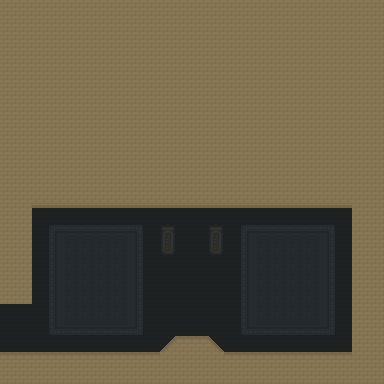

A 2D game scene composited from a Tiled map and its tileset images. What follows is a short description and the map's XML, with every tile layer's data as written:
An orthogonal 24x24 tile map with 16x16 px tiles, 5 tile layers (background, decor, platforms, walls, ...) and 5 objects (exit, upgrade, spawn, trigger).

<map version="1.0" orientation="orthogonal" renderorder="right-down" width="24" height="24" tilewidth="16" tileheight="16" nextobjectid="16">
 <tileset firstgid="1" source="../../tileset.tsx" />
 <layer name="background" width="24" height="24">
  <data encoding="csv">
81,81,81,81,81,81,81,81,81,81,81,81,81,81,81,81,81,81,81,81,81,81,81,81,
81,81,81,81,81,81,81,81,81,81,81,81,81,81,81,81,81,81,81,81,81,81,81,81,
81,81,81,81,81,81,81,81,81,81,81,81,81,81,81,81,81,81,81,81,81,81,81,81,
81,81,81,81,81,81,81,81,81,81,81,81,81,81,81,81,81,81,81,81,81,81,81,81,
81,81,81,81,81,81,81,81,81,81,81,81,81,81,81,81,81,81,81,81,81,81,81,81,
81,81,81,81,81,81,81,81,81,81,81,81,81,81,81,81,81,81,81,81,81,81,81,81,
81,81,81,81,81,81,81,81,81,81,81,81,81,81,81,81,81,81,81,81,81,81,81,81,
81,81,81,81,81,81,81,81,81,81,81,81,81,81,81,81,81,81,81,81,81,81,81,81,
81,81,81,81,81,81,81,81,81,81,81,81,81,81,81,81,81,81,81,81,81,81,81,81,
81,81,81,81,81,81,81,81,81,81,81,81,81,81,81,81,81,81,81,81,81,81,81,81,
81,81,81,81,81,81,81,81,81,81,81,81,81,81,81,81,81,81,81,81,81,81,81,81,
81,81,81,81,81,81,81,81,81,81,81,81,81,81,81,81,81,81,81,81,81,81,81,81,
81,81,81,81,81,81,81,81,81,81,81,81,81,81,81,81,81,81,81,81,81,81,81,81,
81,81,81,81,81,81,81,81,81,81,81,81,81,81,81,81,81,81,81,81,81,81,81,81,
81,81,81,41,43,43,43,43,42,81,67,81,81,67,81,41,43,43,43,43,42,81,81,81,
81,81,81,63,82,82,82,82,44,81,87,81,81,87,81,63,82,82,82,82,44,81,81,81,
81,81,81,63,82,82,82,82,44,81,81,81,81,81,81,63,82,82,82,82,44,81,81,81,
81,81,81,63,82,82,82,82,44,81,81,81,81,81,81,63,82,82,82,82,44,81,81,81,
81,81,81,63,82,82,82,82,44,81,81,81,81,81,81,63,82,82,82,82,44,81,81,81,
81,81,81,63,82,82,82,82,44,81,81,81,81,81,81,63,82,82,82,82,44,81,81,81,
81,81,81,61,64,64,64,64,62,81,81,81,81,81,81,61,64,64,64,64,62,81,81,81,
81,81,81,81,81,81,81,81,81,81,81,81,81,81,81,81,81,81,81,81,81,81,81,81,
81,81,81,81,81,81,81,81,81,81,81,81,81,81,81,81,81,81,81,81,81,81,81,81,
81,81,81,81,81,81,81,81,81,81,81,81,81,81,81,81,81,81,81,81,81,81,81,81
</data>
 </layer>
 <layer name="decor" width="24" height="24">
  <data encoding="csv">
0,0,0,0,0,0,0,0,0,0,0,0,0,0,0,0,0,0,0,0,0,0,0,0,
0,0,0,0,0,0,0,0,0,0,0,0,0,0,0,0,0,0,0,0,0,0,0,0,
0,0,0,0,0,0,0,0,0,0,0,0,0,0,0,0,0,0,0,0,0,0,0,0,
0,0,0,0,0,0,0,0,0,0,0,0,0,0,0,0,0,0,0,0,0,0,0,0,
0,0,0,0,0,0,0,0,0,0,0,0,0,0,0,0,0,0,0,0,0,0,0,0,
0,0,0,0,0,0,0,0,0,0,0,0,0,0,0,0,0,0,0,0,0,0,0,0,
0,0,0,0,0,0,0,0,0,0,0,0,0,0,0,0,0,0,0,0,0,0,0,0,
0,0,0,0,0,0,0,0,0,0,0,0,0,0,0,0,0,0,0,0,0,0,0,0,
0,0,0,0,0,0,0,0,0,0,0,0,0,0,0,0,0,0,0,0,0,0,0,0,
0,0,0,0,0,0,0,0,0,0,0,0,0,0,0,0,0,0,0,0,0,0,0,0,
0,0,0,0,0,0,0,0,0,0,0,0,0,0,0,0,0,0,0,0,0,0,0,0,
0,0,0,0,0,0,0,0,0,0,0,0,0,0,0,0,0,0,0,0,0,0,0,0,
0,0,0,0,0,0,0,0,0,0,0,0,0,0,0,0,0,0,0,0,0,0,0,0,
0,0,0,0,0,0,0,0,0,0,0,0,0,0,0,0,0,0,0,0,0,0,0,0,
0,0,0,0,0,0,0,0,0,0,0,0,0,0,0,0,0,0,0,0,0,0,0,0,
0,0,0,0,0,0,0,0,0,0,0,0,0,0,0,0,0,0,0,0,0,0,0,0,
0,0,0,0,0,0,0,0,0,0,0,0,0,0,0,0,0,0,0,0,0,0,0,0,
0,0,0,0,0,0,0,0,0,0,0,0,0,0,0,0,0,0,0,0,0,0,0,0,
0,0,0,0,0,0,0,0,0,0,0,0,0,0,0,0,0,0,0,0,0,0,0,0,
0,0,0,0,0,0,0,0,0,0,0,0,0,0,0,0,0,0,0,0,0,0,0,0,
0,0,0,0,0,0,0,0,0,0,0,0,0,0,0,0,0,0,0,0,0,0,0,0,
0,0,0,0,0,0,0,0,0,0,0,0,0,0,0,0,0,0,0,0,0,0,0,0,
0,0,0,0,0,0,0,0,0,0,0,0,0,0,0,0,0,0,0,0,0,0,0,0,
0,0,0,0,0,0,0,0,0,0,0,0,0,0,0,0,0,0,0,0,0,0,0,0
</data>
 </layer>
 <layer name="platforms" width="24" height="24">
  <data encoding="csv">
0,0,0,0,0,0,0,0,0,0,0,0,0,0,0,0,0,0,0,0,0,0,0,0,
0,0,0,0,0,0,0,0,0,0,0,0,0,0,0,0,0,0,0,0,0,0,0,0,
0,0,0,0,0,0,0,0,0,0,0,0,0,0,0,0,0,0,0,0,0,0,0,0,
0,0,0,0,0,0,0,0,0,0,0,0,0,0,0,0,0,0,0,0,0,0,0,0,
0,0,0,0,0,0,0,0,0,0,0,0,0,0,0,0,0,0,0,0,0,0,0,0,
0,0,0,0,0,0,0,0,0,0,0,0,0,0,0,0,0,0,0,0,0,0,0,0,
0,0,0,0,0,0,0,0,0,0,0,0,0,0,0,0,0,0,0,0,0,0,0,0,
0,0,0,0,0,0,0,0,0,0,0,0,0,0,0,0,0,0,0,0,0,0,0,0,
0,0,0,0,0,0,0,0,0,0,0,0,0,0,0,0,0,0,0,0,0,0,0,0,
0,0,0,0,0,0,0,0,0,0,0,0,0,0,0,0,0,0,0,0,0,0,0,0,
0,0,0,0,0,0,0,0,0,0,0,0,0,0,0,0,0,0,0,0,0,0,0,0,
0,0,0,0,0,0,0,0,0,0,0,0,0,0,0,0,0,0,0,0,0,0,0,0,
0,0,0,0,0,0,0,0,0,0,0,0,0,0,0,0,0,0,0,0,0,0,0,0,
0,0,0,0,0,0,0,0,0,0,0,0,0,0,0,0,0,0,0,0,0,0,0,0,
0,0,0,0,0,0,0,0,0,0,0,0,0,0,0,0,0,0,0,0,0,0,0,0,
0,0,0,0,0,0,0,0,0,0,0,0,0,0,0,0,0,0,0,0,0,0,0,0,
0,0,0,0,0,0,0,0,0,0,0,0,0,0,0,0,0,0,0,0,0,0,0,0,
0,0,0,0,0,0,0,0,0,0,0,0,0,0,0,0,0,0,0,0,0,0,0,0,
0,0,0,0,0,0,0,0,0,0,0,0,0,0,0,0,0,0,0,0,0,0,0,0,
0,0,0,0,0,0,0,0,0,0,0,0,0,0,0,0,0,0,0,0,0,0,0,0,
0,0,0,0,0,0,0,0,0,0,0,0,0,0,0,0,0,0,0,0,0,0,0,0,
0,0,0,0,0,0,0,0,0,0,0,0,0,0,0,0,0,0,0,0,0,0,0,0,
0,0,0,0,0,0,0,0,0,0,0,0,0,0,0,0,0,0,0,0,0,0,0,0,
0,0,0,0,0,0,0,0,0,0,0,0,0,0,0,0,0,0,0,0,0,0,0,0
</data>
 </layer>
 <layer name="walls" width="24" height="24">
  <data encoding="csv">
8,8,8,8,8,8,8,8,8,8,8,8,8,8,8,8,8,8,8,8,8,8,8,8,
8,8,8,8,8,8,8,8,8,8,8,8,8,8,8,8,8,8,8,8,8,8,8,8,
8,8,8,8,8,8,8,8,8,8,8,8,8,8,8,8,8,8,8,8,8,8,8,8,
8,8,8,8,8,8,8,8,8,8,8,8,8,8,8,8,8,8,8,8,8,8,8,8,
8,8,8,8,8,8,8,8,8,8,8,8,8,8,8,8,8,8,8,8,8,8,8,8,
8,8,8,8,8,8,8,8,8,8,8,8,8,8,8,8,8,8,8,8,8,8,8,8,
8,8,8,8,8,8,8,8,8,8,8,8,8,8,8,8,8,8,8,8,8,8,8,8,
8,8,8,8,8,8,8,8,8,8,8,8,8,8,8,8,8,8,8,8,8,8,8,8,
8,8,8,8,8,8,8,8,8,8,8,8,8,8,8,8,8,8,8,8,8,8,8,8,
8,8,8,8,8,8,8,8,8,8,8,8,8,8,8,8,8,8,8,8,8,8,8,8,
8,8,8,8,8,8,8,8,8,8,8,8,8,8,8,8,8,8,8,8,8,8,8,8,
8,8,8,8,8,8,8,8,8,8,8,8,8,8,8,8,8,8,8,8,8,8,8,8,
8,8,26,26,26,26,26,26,26,26,26,26,26,26,26,26,26,26,26,26,26,26,8,8,
8,8,0,0,0,0,0,0,0,0,0,0,0,0,0,0,0,0,0,0,0,0,8,8,
8,8,0,0,0,0,0,0,0,0,0,0,0,0,0,0,0,0,0,0,0,0,8,8,
8,8,0,0,0,0,0,0,0,0,0,0,0,0,0,0,0,0,0,0,0,0,8,8,
8,8,0,0,0,0,0,0,0,0,0,0,0,0,0,0,0,0,0,0,0,0,8,8,
8,8,0,0,0,0,0,0,0,0,0,0,0,0,0,0,0,0,0,0,0,0,8,8,
8,8,0,0,0,0,0,0,0,0,0,0,0,0,0,0,0,0,0,0,0,0,8,8,
0,0,0,0,0,0,0,0,0,0,0,0,0,0,0,0,0,0,0,0,0,0,8,8,
0,0,0,0,0,0,0,0,0,0,0,0,0,0,0,0,0,0,0,0,0,0,8,8,
0,0,0,0,0,0,0,0,0,0,27,5,5,7,0,0,0,0,0,0,0,0,8,8,
5,5,5,5,5,5,5,5,5,5,8,8,8,8,5,5,5,5,5,5,5,5,8,8,
8,8,8,8,8,8,8,8,8,8,8,8,8,8,8,8,8,8,8,8,8,8,8,8
</data>
 </layer>
 <layer name="overlay" width="24" height="24">
  <data encoding="csv">
0,0,0,0,0,0,0,0,0,0,0,0,0,0,0,0,0,0,0,0,0,0,0,0,
0,0,0,0,0,0,0,0,0,0,0,0,0,0,0,0,0,0,0,0,0,0,0,0,
0,0,0,0,0,0,0,0,0,0,0,0,0,0,0,0,0,0,0,0,0,0,0,0,
0,0,0,0,0,0,0,0,0,0,0,0,0,0,0,0,0,0,0,0,0,0,0,0,
0,0,0,0,0,0,0,0,0,0,0,0,0,0,0,0,0,0,0,0,0,0,0,0,
0,0,0,0,0,0,0,0,0,0,0,0,0,0,0,0,0,0,0,0,0,0,0,0,
0,0,0,0,0,0,0,0,0,0,0,0,0,0,0,0,0,0,0,0,0,0,0,0,
0,0,0,0,0,0,0,0,0,0,0,0,0,0,0,0,0,0,0,0,0,0,0,0,
0,0,0,0,0,0,0,0,0,0,0,0,0,0,0,0,0,0,0,0,0,0,0,0,
0,0,0,0,0,0,0,0,0,0,0,0,0,0,0,0,0,0,0,0,0,0,0,0,
0,0,0,0,0,0,0,0,0,0,0,0,0,0,0,0,0,0,0,0,0,0,0,0,
0,0,0,0,0,0,0,0,0,0,0,0,0,0,0,0,0,0,0,0,0,0,0,0,
0,0,0,0,0,0,0,0,0,0,0,0,0,0,0,0,0,0,0,0,0,0,0,0,
0,0,0,0,0,0,0,0,0,0,0,0,0,0,0,0,0,0,0,0,0,0,0,0,
0,0,0,0,0,0,0,0,0,0,0,0,0,0,0,0,0,0,0,0,0,0,0,0,
0,0,0,0,0,0,0,0,0,0,0,0,0,0,0,0,0,0,0,0,0,0,0,0,
0,0,0,0,0,0,0,0,0,0,0,0,0,0,0,0,0,0,0,0,0,0,0,0,
0,0,0,0,0,0,0,0,0,0,0,0,0,0,0,0,0,0,0,0,0,0,0,0,
0,0,0,0,0,0,0,0,0,0,0,0,0,0,0,0,0,0,0,0,0,0,0,0,
0,0,0,0,0,0,0,0,0,0,0,0,0,0,0,0,0,0,0,0,0,0,0,0,
0,0,0,0,0,0,0,0,0,0,0,0,0,0,0,0,0,0,0,0,0,0,0,0,
0,0,0,0,0,0,0,0,0,0,0,0,0,0,0,0,0,0,0,0,0,0,0,0,
0,0,0,0,0,0,0,0,0,0,0,0,0,0,0,0,0,0,0,0,0,0,0,0,
0,0,0,0,0,0,0,0,0,0,0,0,0,0,0,0,0,0,0,0,0,0,0,0
</data>
 </layer>
 <objectgroup name="objects">
  <object id="10" name="exit" type="exit" x="-16" y="304" width="32" height="48">
   <properties>
    <property name="target" value="shaft.to_staff" />
   </properties>
  </object>
  <object id="11" name="blaster" type="upgrade" x="176" y="288" width="32" height="32" />
  <object id="12" name="spawn" type="spawn" x="176" y="288" width="32" height="48" />
  <object id="13" name="tutorial" type="trigger" x="128" y="256" width="128" height="96">
   <properties>
    <property name="data" value="staff" />
    <property name="on_contains" type="bool" value="true" />
   </properties>
  </object>
  <object id="15" x="73.3333" y="194.667" width="0.666667" />
 </objectgroup>
</map>
